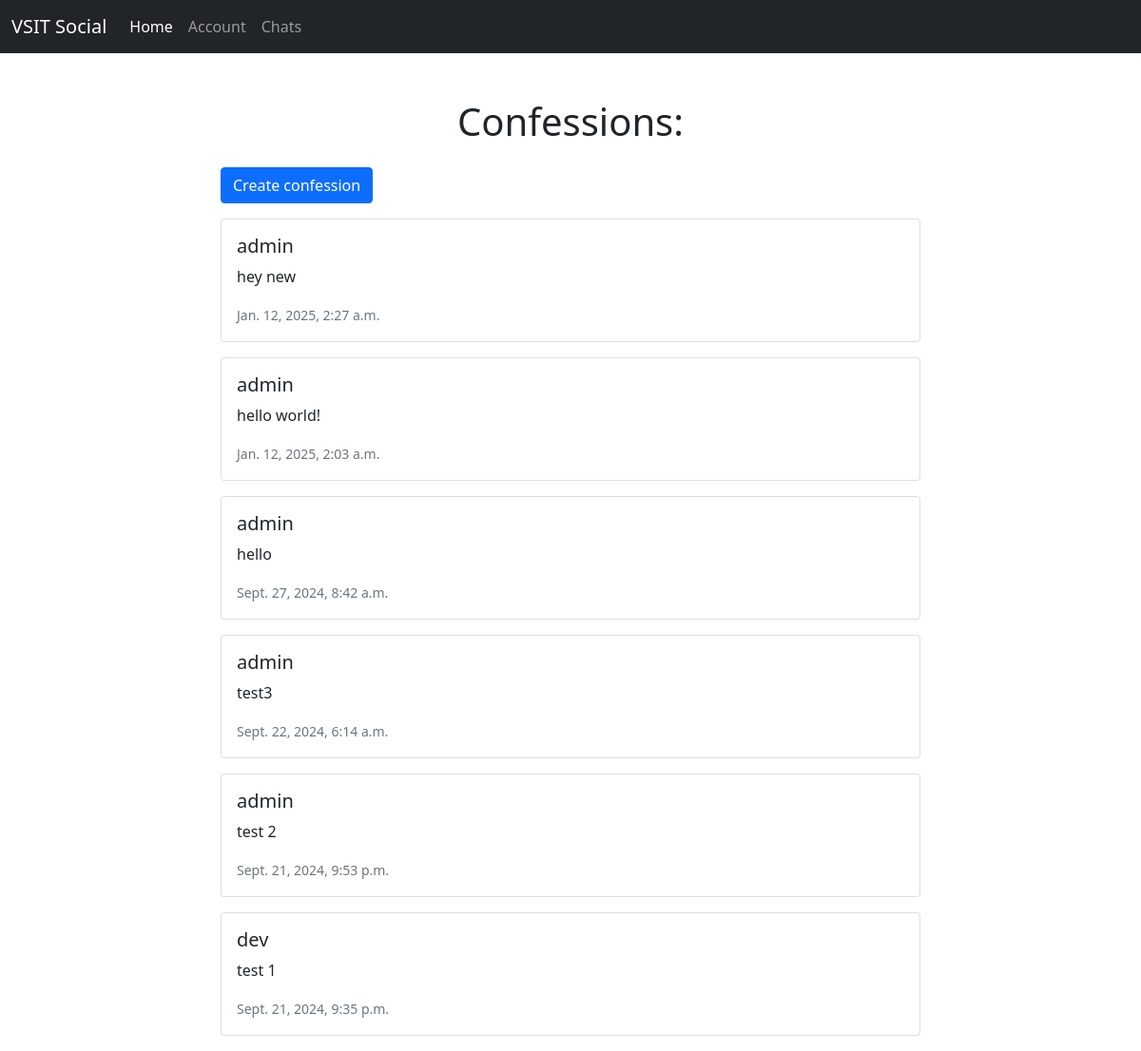
The app's page /home/ (signed in) with its own data.
### chat/models.py (models this page shows, shortened)
class Confessions(models.Model):
    confess = models.CharField(max_length=200)
    username = models.CharField(max_length=50)
    created_at = models.DateTimeField(auto_now_add=True)

### chat/views.py (the view)
# urls.py: path('home/' , views.index , name='home'),
def index(request):
    if not request.user.is_authenticated:
        raise Http404("User not logged in")
    else:
        ordered_confessions = Confessions.objects.all().order_by('-created_at')
        return render(request , 'index.html' ,{'confessions' : ordered_confessions})

### chat/templates/index.html (shortened to what this page needs)
{% extends 'base.html' %}
{% block content %}
{% include "navbar.html" %}
<div class="container mt-5">
  <div class="row">
    <div class="col-md-8 offset-md-2">
      <h1 class="text-center mb-4">Confessions:</h1>
      <a href={% url "create_confession" %} class="btn btn-primary mb-3">Create confession</a>
      <div class="card-columns">
        {% for confession in confessions %}
          <div class="card mb-3">
            <div class="card-body">
              <h5>{{confession.username}}</h5>
              <p>{{confession.confess}}</p>
              <small class="text-muted">{{confession.created_at}}</small>
            </div>
          </div>
        {% endfor %}
      </div>
    </div>
  </div>
</div>
{% endblock %}

### records on screen
Confessions: username "admin", confess "hey new", created_at "Jan. 12, 2025, 2:27 a.m."
Confessions: username "admin", confess "hello world!", created_at "Jan. 12, 2025, 2:03 a.m."
Confessions: username "admin", confess "hello", created_at "Sept. 27, 2024, 8:42 a.m."
Confessions: username "admin", confess "test3", created_at "Sept. 22, 2024, 6:14 a.m."
Confessions: username "admin", confess "test 2", created_at "Sept. 21, 2024, 9:53 p.m."
Confessions: username "dev", confess "test 1", created_at "Sept. 21, 2024, 9:35 p.m."
